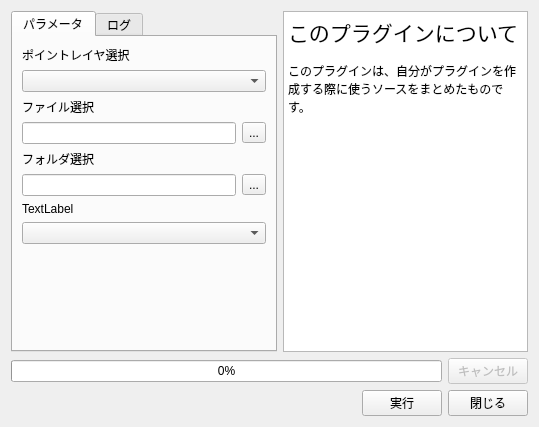
<?xml version="1.0" encoding="UTF-8"?>
<ui version="4.0">
 <class>ToolFormDialog</class>
 <widget class="QDialog" name="ToolFormDialog">
  <property name="geometry">
   <rect>
    <x>0</x>
    <y>0</y>
    <width>539</width>
    <height>427</height>
   </rect>
  </property>
  <property name="windowTitle">
   <string>サンプル</string>
  </property>
  <layout class="QVBoxLayout" name="verticalLayout_2">
   <item>
    <layout class="QHBoxLayout" name="horizontalLayout">
     <item>
      <widget class="QTabWidget" name="tabWidget">
       <property name="currentIndex">
        <number>0</number>
       </property>
       <widget class="QWidget" name="tab">
        <attribute name="title">
         <string>パラメータ</string>
        </attribute>
        <layout class="QVBoxLayout" name="verticalLayout_9">
         <item>
          <layout class="QVBoxLayout" name="verticalLayout_5">
           <item>
            <widget class="QLabel" name="label">
             <property name="text">
              <string>ポイントレイヤ選択</string>
             </property>
            </widget>
           </item>
           <item>
            <widget class="QgsMapLayerComboBox" name="mMapLayerComboBox_selectPoint"/>
           </item>
          </layout>
         </item>
         <item>
          <layout class="QVBoxLayout" name="verticalLayout_6">
           <item>
            <widget class="QLabel" name="label_2">
             <property name="text">
              <string>ファイル選択</string>
             </property>
            </widget>
           </item>
           <item>
            <layout class="QHBoxLayout" name="horizontalLayout_6">
             <item>
              <widget class="QLineEdit" name="lineEdit_file"/>
             </item>
             <item>
              <widget class="QToolButton" name="toolButton_file">
               <property name="text">
                <string>...</string>
               </property>
              </widget>
             </item>
            </layout>
           </item>
          </layout>
         </item>
         <item>
          <layout class="QVBoxLayout" name="verticalLayout_7">
           <item>
            <widget class="QLabel" name="label_3">
             <property name="text">
              <string>フォルダ選択</string>
             </property>
            </widget>
           </item>
           <item>
            <layout class="QHBoxLayout" name="horizontalLayout_7">
             <item>
              <widget class="QLineEdit" name="lineEdit_directory"/>
             </item>
             <item>
              <widget class="QToolButton" name="toolButton_directory">
               <property name="text">
                <string>...</string>
               </property>
              </widget>
             </item>
            </layout>
           </item>
          </layout>
         </item>
         <item>
          <layout class="QVBoxLayout" name="verticalLayout_8">
           <item>
            <widget class="QLabel" name="label_4">
             <property name="text">
              <string>TextLabel</string>
             </property>
            </widget>
           </item>
           <item>
            <widget class="QgsFieldComboBox" name="mFieldComboBox"/>
           </item>
          </layout>
         </item>
         <item>
          <spacer name="verticalSpacer">
           <property name="orientation">
            <enum>Qt::Vertical</enum>
           </property>
           <property name="sizeHint" stdset="0">
            <size>
             <width>20</width>
             <height>153</height>
            </size>
           </property>
          </spacer>
         </item>
        </layout>
       </widget>
       <widget class="QWidget" name="tab_2">
        <attribute name="title">
         <string>ログ</string>
        </attribute>
        <layout class="QVBoxLayout" name="verticalLayout_4">
         <item>
          <layout class="QVBoxLayout" name="verticalLayout_3">
           <item>
            <widget class="QTextEdit" name="textEdit_log"/>
           </item>
          </layout>
         </item>
         <item>
          <layout class="QHBoxLayout" name="horizontalLayout_5">
           <item>
            <spacer name="horizontalSpacer_2">
             <property name="orientation">
              <enum>Qt::Horizontal</enum>
             </property>
             <property name="sizeHint" stdset="0">
              <size>
               <width>40</width>
               <height>20</height>
              </size>
             </property>
            </spacer>
           </item>
           <item>
            <widget class="QToolButton" name="toolButton_logSave">
             <property name="toolTip">
              <string>ログを保存する</string>
             </property>
             <property name="text">
              <string>...</string>
             </property>
            </widget>
           </item>
           <item>
            <widget class="QToolButton" name="toolButton_logCopy">
             <property name="toolTip">
              <string>ログをクリップボードにコピーする</string>
             </property>
             <property name="text">
              <string>...</string>
             </property>
            </widget>
           </item>
           <item>
            <widget class="QToolButton" name="toolButton_logClear">
             <property name="toolTip">
              <string>ログをクリアする</string>
             </property>
             <property name="text">
              <string>...</string>
             </property>
            </widget>
           </item>
          </layout>
         </item>
        </layout>
       </widget>
      </widget>
     </item>
     <item>
      <widget class="QTextBrowser" name="textBrowser">
       <property name="html">
        <string>&lt;!DOCTYPE HTML PUBLIC &quot;-//W3C//DTD HTML 4.0//EN&quot; &quot;http://www.w3.org/TR/REC-html40/strict.dtd&quot;&gt;
&lt;html&gt;&lt;head&gt;&lt;meta name=&quot;qrichtext&quot; content=&quot;1&quot; /&gt;&lt;style type=&quot;text/css&quot;&gt;
p, li { white-space: pre-wrap; }
&lt;/style&gt;&lt;/head&gt;&lt;body style=&quot; font-family:'MS UI Gothic'; font-size:9pt; font-weight:400; font-style:normal;&quot;&gt;
&lt;p style=&quot; margin-top:0px; margin-bottom:0px; margin-left:0px; margin-right:0px; -qt-block-indent:0; text-indent:0px;&quot;&gt;&lt;span style=&quot; font-size:16pt;&quot;&gt;このプラグインについて&lt;/span&gt;&lt;/p&gt;
&lt;p style=&quot;-qt-paragraph-type:empty; margin-top:0px; margin-bottom:0px; margin-left:0px; margin-right:0px; -qt-block-indent:0; text-indent:0px;&quot;&gt;&lt;br /&gt;&lt;/p&gt;
&lt;p style=&quot; margin-top:0px; margin-bottom:0px; margin-left:0px; margin-right:0px; -qt-block-indent:0; text-indent:0px;&quot;&gt;このプラグインは、自分がプラグインを作成する際に使うソースをまとめたものです。&lt;/p&gt;
&lt;p style=&quot;-qt-paragraph-type:empty; margin-top:0px; margin-bottom:0px; margin-left:0px; margin-right:0px; -qt-block-indent:0; text-indent:0px;&quot;&gt;&lt;br /&gt;&lt;/p&gt;&lt;/body&gt;&lt;/html&gt;</string>
       </property>
      </widget>
     </item>
    </layout>
   </item>
   <item>
    <layout class="QVBoxLayout" name="verticalLayout">
     <item>
      <layout class="QHBoxLayout" name="horizontalLayout_3">
       <item>
        <widget class="QProgressBar" name="progressBar">
         <property name="value">
          <number>0</number>
         </property>
        </widget>
       </item>
       <item>
        <widget class="QPushButton" name="pushButton_cancel">
         <property name="enabled">
          <bool>false</bool>
         </property>
         <property name="text">
          <string>キャンセル</string>
         </property>
        </widget>
       </item>
      </layout>
     </item>
     <item>
      <layout class="QHBoxLayout" name="horizontalLayout_4">
       <item>
        <spacer name="horizontalSpacer">
         <property name="orientation">
          <enum>Qt::Horizontal</enum>
         </property>
         <property name="sizeHint" stdset="0">
          <size>
           <width>40</width>
           <height>20</height>
          </size>
         </property>
        </spacer>
       </item>
       <item>
        <widget class="QPushButton" name="pushButton_exec">
         <property name="text">
          <string>実行</string>
         </property>
        </widget>
       </item>
       <item>
        <widget class="QPushButton" name="pushButton_close">
         <property name="text">
          <string>閉じる</string>
         </property>
        </widget>
       </item>
      </layout>
     </item>
    </layout>
   </item>
  </layout>
 </widget>
 <customwidgets>
  <customwidget>
   <class>QgsFieldComboBox</class>
   <extends>QComboBox</extends>
   <header>qgsfieldcombobox.h</header>
  </customwidget>
  <customwidget>
   <class>QgsMapLayerComboBox</class>
   <extends>QComboBox</extends>
   <header>qgsmaplayercombobox.h</header>
  </customwidget>
 </customwidgets>
 <resources/>
 <connections>
  <connection>
   <sender>pushButton_exec</sender>
   <signal>clicked()</signal>
   <receiver>ToolFormDialog</receiver>
   <slot>click_pushButton_exec()</slot>
   <hints>
    <hint type="sourcelabel">
     <x>395</x>
     <y>404</y>
    </hint>
    <hint type="destinationlabel">
     <x>350</x>
     <y>408</y>
    </hint>
   </hints>
  </connection>
  <connection>
   <sender>pushButton_close</sender>
   <signal>clicked()</signal>
   <receiver>ToolFormDialog</receiver>
   <slot>click_pushButton_close()</slot>
   <hints>
    <hint type="sourcelabel">
     <x>495</x>
     <y>402</y>
    </hint>
    <hint type="destinationlabel">
     <x>535</x>
     <y>397</y>
    </hint>
   </hints>
  </connection>
  <connection>
   <sender>pushButton_cancel</sender>
   <signal>clicked()</signal>
   <receiver>ToolFormDialog</receiver>
   <slot>click_pushButton_cancel()</slot>
   <hints>
    <hint type="sourcelabel">
     <x>499</x>
     <y>373</y>
    </hint>
    <hint type="destinationlabel">
     <x>535</x>
     <y>370</y>
    </hint>
   </hints>
  </connection>
  <connection>
   <sender>toolButton_logSave</sender>
   <signal>clicked()</signal>
   <receiver>ToolFormDialog</receiver>
   <slot>click_toolButton_save()</slot>
   <hints>
    <hint type="sourcelabel">
     <x>202</x>
     <y>332</y>
    </hint>
    <hint type="destinationlabel">
     <x>22</x>
     <y>390</y>
    </hint>
   </hints>
  </connection>
  <connection>
   <sender>toolButton_logCopy</sender>
   <signal>clicked()</signal>
   <receiver>ToolFormDialog</receiver>
   <slot>click_toolButton_copy()</slot>
   <hints>
    <hint type="sourcelabel">
     <x>227</x>
     <y>331</y>
    </hint>
    <hint type="destinationlabel">
     <x>46</x>
     <y>398</y>
    </hint>
   </hints>
  </connection>
  <connection>
   <sender>toolButton_logClear</sender>
   <signal>clicked()</signal>
   <receiver>ToolFormDialog</receiver>
   <slot>click_toolButton_clear()</slot>
   <hints>
    <hint type="sourcelabel">
     <x>250</x>
     <y>329</y>
    </hint>
    <hint type="destinationlabel">
     <x>71</x>
     <y>404</y>
    </hint>
   </hints>
  </connection>
  <connection>
   <sender>toolButton_file</sender>
   <signal>clicked()</signal>
   <receiver>ToolFormDialog</receiver>
   <slot>click_toolButton_file()</slot>
   <hints>
    <hint type="sourcelabel">
     <x>253</x>
     <y>117</y>
    </hint>
    <hint type="destinationlabel">
     <x>5</x>
     <y>89</y>
    </hint>
   </hints>
  </connection>
  <connection>
   <sender>toolButton_directory</sender>
   <signal>clicked()</signal>
   <receiver>ToolFormDialog</receiver>
   <slot>click_toolButton_directory()</slot>
   <hints>
    <hint type="sourcelabel">
     <x>248</x>
     <y>162</y>
    </hint>
    <hint type="destinationlabel">
     <x>5</x>
     <y>132</y>
    </hint>
   </hints>
  </connection>
 </connections>
 <slots>
  <slot>click_pushButton_exec()</slot>
  <slot>click_pushButton_close()</slot>
  <slot>click_pushButton_cancel()</slot>
  <slot>click_toolButton_save()</slot>
  <slot>click_toolButton_copy()</slot>
  <slot>click_toolButton_clear()</slot>
  <slot>click_toolButton_file()</slot>
  <slot>click_toolButton_directory()</slot>
 </slots>
</ui>
